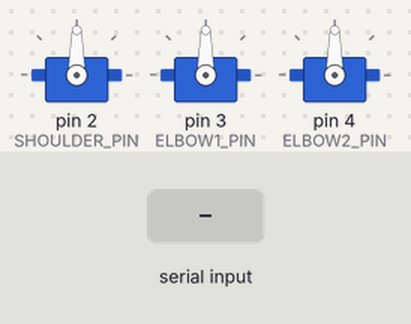
Bench run of a sketch on a simulated Arduino Uno, built with avr-gcc and run on an emulated ATmega328P. Parts: 3 × servo. Inputs (shaded band) come from the test bench.

Above: at 1.2 s.
1.3 s: "SHOULDER:1\n" received over Serial
At 2.1 s:
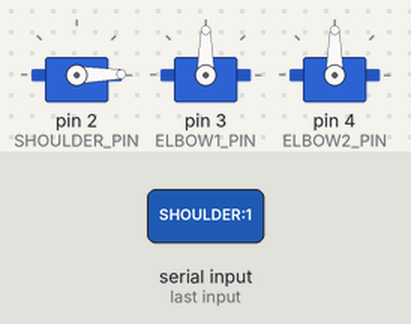
2.8 s: "SHOULDER:150\n" received over Serial
At 3.3 s:
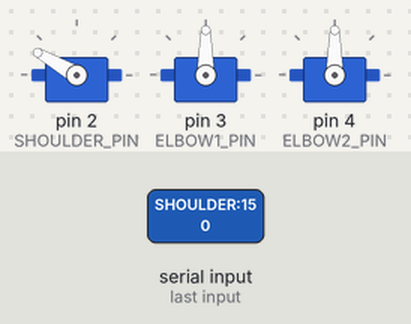
4.3 s: "ELBOW1:1\n" received over Serial
At 5.5 s:
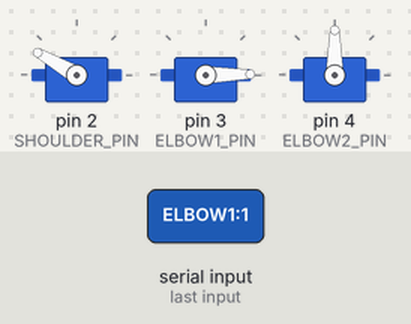
5.8 s: "ELBOW1:150\n" received over Serial
At 6.7 s:
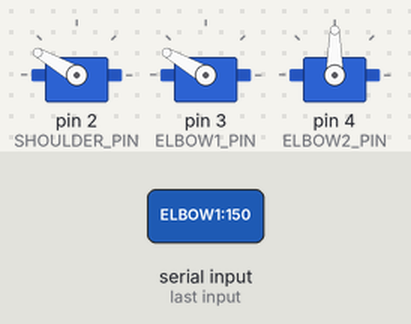
7.3 s: "ELBOW2:1\n" received over Serial
At 7.8 s:
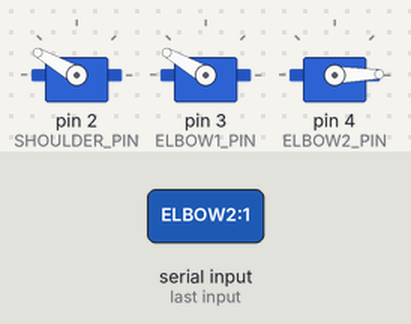
8.8 s: "ELBOW2:150\n" received over Serial
At 10.2 s:
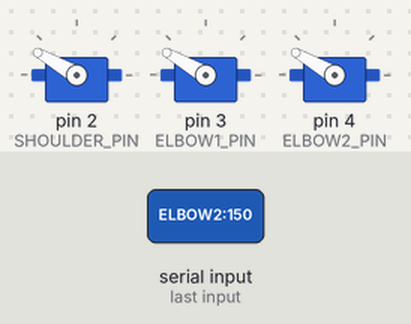
Timing chart, 0 to 11.3 s (numbered marks = the images above; inputs shaded):
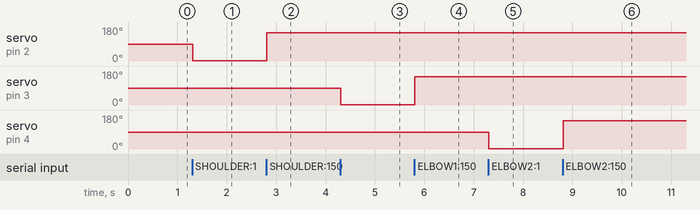

Measured:
- after the input at 1.3 s, servo on pin 2 (SHOULDER_PIN): 90° → 1° at once
- after the input at 2.8 s, servo on pin 2 (SHOULDER_PIN): 1° → 150° at once
- after the input at 4.3 s, servo on pin 3 (ELBOW1_PIN): 90° → 1° at once
- after the input at 5.8 s, servo on pin 3 (ELBOW1_PIN): 1° → 150° at once
- after the input at 7.3 s, servo on pin 4 (ELBOW2_PIN): 90° → 1° at once
- after the input at 8.8 s, servo on pin 4 (ELBOW2_PIN): 1° → 150° at once

The sketch:

arm_control.ino
```cpp
/*
  arm_control.ino

  Three-joint arm: shoulder, elbow1, elbow2, one hobby servo each.
  Reads plain text lines from serial: "<JOINT>:<ANGLE>\n"
    e.g. "SHOULDER:90.0\n"
  9600 baud. Matches servo_io.py on the Python side.

  Wiring:
    Shoulder servo signal -> pin 2
    Elbow1   servo signal -> pin 3
    Elbow2   servo signal -> pin 4
    Servo power (red)          -> external supply, NOT the Arduino 5V pin
    Servo ground (brown/black) -> shared GND with Arduino
*/

#include <Servo.h>

const int SHOULDER_PIN = 2;
const int ELBOW1_PIN = 3;
const int ELBOW2_PIN = 4;

Servo servoShoulder;
Servo servoElbow1;
Servo servoElbow2;

String inputLine = "";

void setup() {
  Serial.begin(9600);
  servoShoulder.attach(SHOULDER_PIN);
  servoElbow1.attach(ELBOW1_PIN);
  servoElbow2.attach(ELBOW2_PIN);
}

void loop() {
  while (Serial.available()) {
    char c = Serial.read();
    if (c == '\n') {
      handleLine(inputLine);
      inputLine = "";
    } else {
      inputLine += c;
    }
  }
}

void handleLine(String line) {
  line.trim();
  int sep = line.indexOf(':');
  if (sep < 0) return;

  String joint = line.substring(0, sep);
  joint.toUpperCase();
  int deg = (int)line.substring(sep + 1).toFloat();
  deg = constrain(deg, 0, 180);

  if (joint == "SHOULDER") {
    servoShoulder.write(deg);
  } else if (joint == "ELBOW1") {
    servoElbow1.write(deg);
  } else if (joint == "ELBOW2") {
    servoElbow2.write(deg);
  }
}
```
